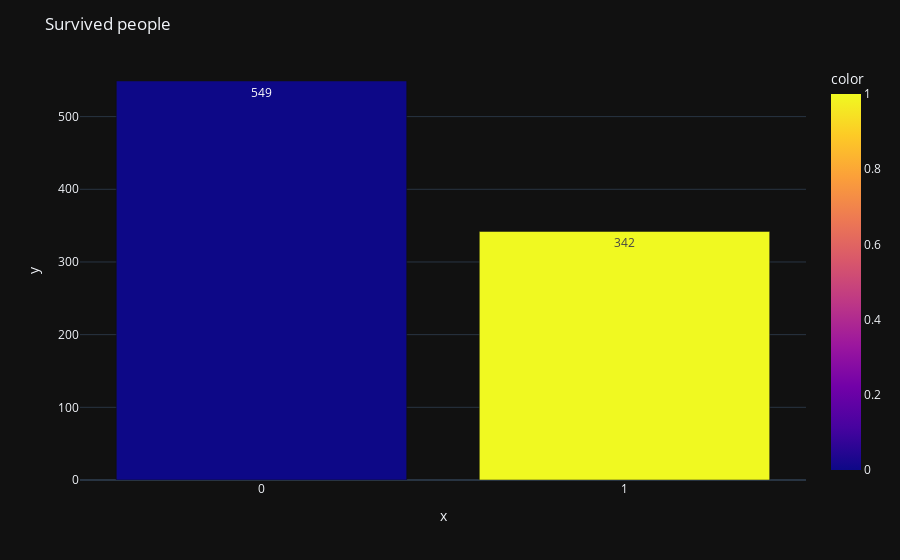

Notebook cell for this chart:
### Code cell
fig=px.bar(
    x=Survived.index.astype(str),
    y=Survived.values,
    color=Survived.index,
    text=Survived.values
   
)
    
fig.update_layout(
    title="Survived people",
    template="plotly_dark"
)
fig.show()

### Figure 1 — Plotly figure (JSON) as saved in the notebook; plotly's stock layout.template omitted (floating-point values rounded to 4 significant figures)
{"data": [{"alignmentgroup": "True", "hovertemplate": "x=%{x}<br>y=%{y}<br>text=%{text}<br>color=%{marker.color}<extra></extra>", "legendgroup": "", "marker": {"color": [0, 1], "coloraxis": "coloraxis", "pattern": {"shape": ""}}, "name": "", "offsetgroup": "", "orientation": "v", "showlegend": false, "text": [549, 342], "textposition": "auto", "type": "bar", "x": ["0", "1"], "xaxis": "x", "y": [549, 342], "yaxis": "y"}], "layout": {"barmode": "relative", "coloraxis": {"colorbar": {"title": {"text": "color"}}, "colorscale": [[0, "#0d0887"], [0.1111, "#46039f"], [0.2222, "#7201a8"], [0.3333, "#9c179e"], [0.4444, "#bd3786"], [0.5556, "#d8576b"], [0.6667, "#ed7953"], [0.7778, "#fb9f3a"], [0.8889, "#fdca26"], [1, "#f0f921"]]}, "legend": {"tracegroupgap": 0}, "margin": {"t": 60}, "title": {"text": "Survived people"}, "xaxis": {"anchor": "y", "domain": [0, 1], "title": {"text": "x"}}, "yaxis": {"anchor": "x", "domain": [0, 1], "title": {"text": "y"}}}}
